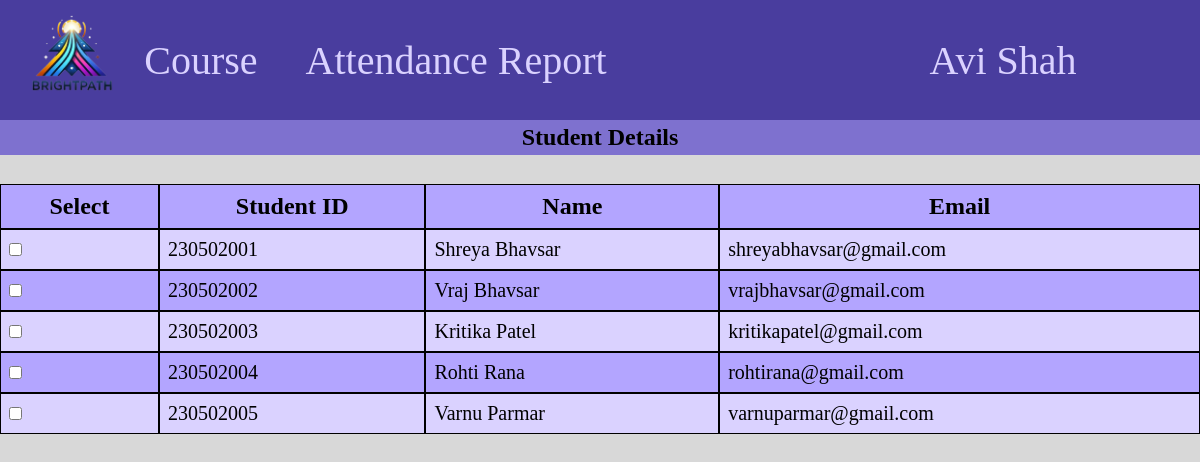
The page /faculty/php/studentlist.php (signed in) on the database its author committed.
### tables this page shows
CREATE TABLE `students` (
  `Student_ID` int(15) NOT NULL,
  `Name` varchar(25) NOT NULL,
  `Email` varchar(50) NOT NULL,
  `Department_ID` int(15) DEFAULT NULL,
  `Password` int(10) NOT NULL
);

### faculty/php/studentlist.php (the view, shortened to what this page needs)
<?php
include 'conn.php';
include 'navbar.php';
?>
<link rel="stylesheet" href="../css/m-student.css">
<div id="student">
    <div class="header">
    <div class="line1">
        <h2>Student Details</h2>
    </div>
</div>
    <?php
    $sql = 'SELECT * FROM `students` WHERE Student_ID IN(SELECT Student_ID FROM class where faculty_id='.$_SESSION['fid'].');';
        $result = mysqli_query($conn, $sql);
        ?>
            <table id="stu-tab">
                <tr>
                     <th>Select</th>
                    <th>Student ID</th>
                    <th>Name</th>
                    <th>Email</th>
                </tr>
                <?php
                if (mysqli_num_rows($result) > 0) {
                    while ($row = mysqli_fetch_array($result)) {
                        echo '<tr>';
                         echo '<td><input type="checkbox" name="stu[]" value="' . $row['Student_ID'] . '"></td>';
                        echo '<td>' . $row['Student_ID'] . '</td>';
                        echo '<td>' . $row['Name'] . '</td>';
                        echo '<td>' . $row['Email'] . '</td>';
                        echo '</tr>';
                    }
                }
                ?>
            </table>
    </div>

### faculty/css/navbar.css (style rules this page uses)
* { font-family: 'Times New Roman'; margin: 0; padding: 0; }
body { margin: 0; padding: 0; }

### faculty/css/m-student.css (style rules this page uses)
body { background-color: rgba(128, 128, 128, 0.3); }
#student { top: 15vh; position: absolute; width: 100%; margin: 0; padding: 0; }
.header { z-index: 100; position: fixed; background-color: rgb(126,113,207); width: 100%; padding: 0.5vh 0; }
.line1 { display: flex; justify-content: space-around; justify-items: center; }
h2 { text-align: center; }
#stu-tab { border-spacing: 0; margin: 1vh 0 0 0; width: 100%; top: 7vh; position: absolute; }
#stu-tab td, td a { text-align: left; padding: 1vh; font-size: 2.5vh; }
#stu-tab th { text-align: center; padding: 1vh; font-size: 3vh; }
#stu-tab th, td { border: 1px solid black; width: auto; }
#stu-tab tr:nth-child(even) { background-color: #dad2ff; }
#stu-tab tr:nth-child(odd) { background-color: #b3a5ff ; }

### rows shown on the page
students: Student_ID "230502001", Name "Shreya Bhavsar", Email "shreyabhavsar@gmail.com"
students: Student_ID "230502002", Name "Vraj Bhavsar", Email "vrajbhavsar@gmail.com"
students: Student_ID "230502003", Name "Kritika Patel", Email "kritikapatel@gmail.com"
students: Student_ID "230502004", Name "Rohti Rana", Email "rohtirana@gmail.com"
students: Student_ID "230502005", Name "Varnu Parmar", Email "varnuparmar@gmail.com"

### other values the page prints
$_SESSION['name'] "Avi Shah"
